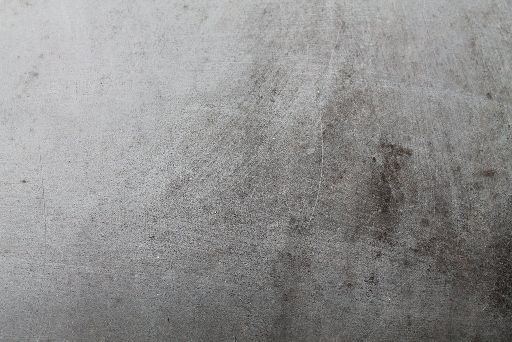
%> input picture A2/concrete.jpg, 512 x 342 px
$ octave main.m   (GNU Octave 9; MATLAB toolbox functions it lacks are replaced by stand-ins)
%> lines starting %> are read from the running program, lines starting %| are printed output that depends on the picture
### A2/CreateEnvironment.m
function [] = CreateEnvironment()
axis equal;
view(3);
camlight;
hold on;

            % Create the Floor
            surf([-5,-5;5,5] ...
            ,[-5,4;-5,4] ...
            ,[0.01,0.01;0.01,0.01] ...
            ,'CData',imread('concrete.jpg') ...
            ,'FaceColor','texturemap');

            %Create the walls
            surf([-5,5;-5,5] ...
            ,[4,4;4,4] ...
            ,[0,0;4,4] ...
            ,'CData',imread('concrete.jpg') ...
            ,'FaceColor','texturemap');

            surf([-5,5;-5,5] ...
            ,[-5,-5;-5,-5] ...
            ,[0,0;4,4] ...
            ,'CData',imread('concrete.jpg') ...
            ,'FaceColor','texturemap');

            surf([5,5;5,5] ...
            ,[-5,4;-5,4] ...
            ,[0,0;4,4] ...
            ,'CData',imread('concrete.jpg') ...
            ,'FaceColor','texturemap');

            surf([-5,-5;-5,-5] ...
            ,[-5,4;-5,4] ...
            ,[0,0;4,4] ...
            ,'CData',imread('concrete.jpg') ...
            ,'FaceColor','texturemap');

            %Create Background
            surf([-5,5;-5,5] ...
            ,[8,8;8,8] ...
            ,[0,0;4,4] ...
            ,'CData',imread('space.jpg') ...
            ,'FaceColor','texturemap');
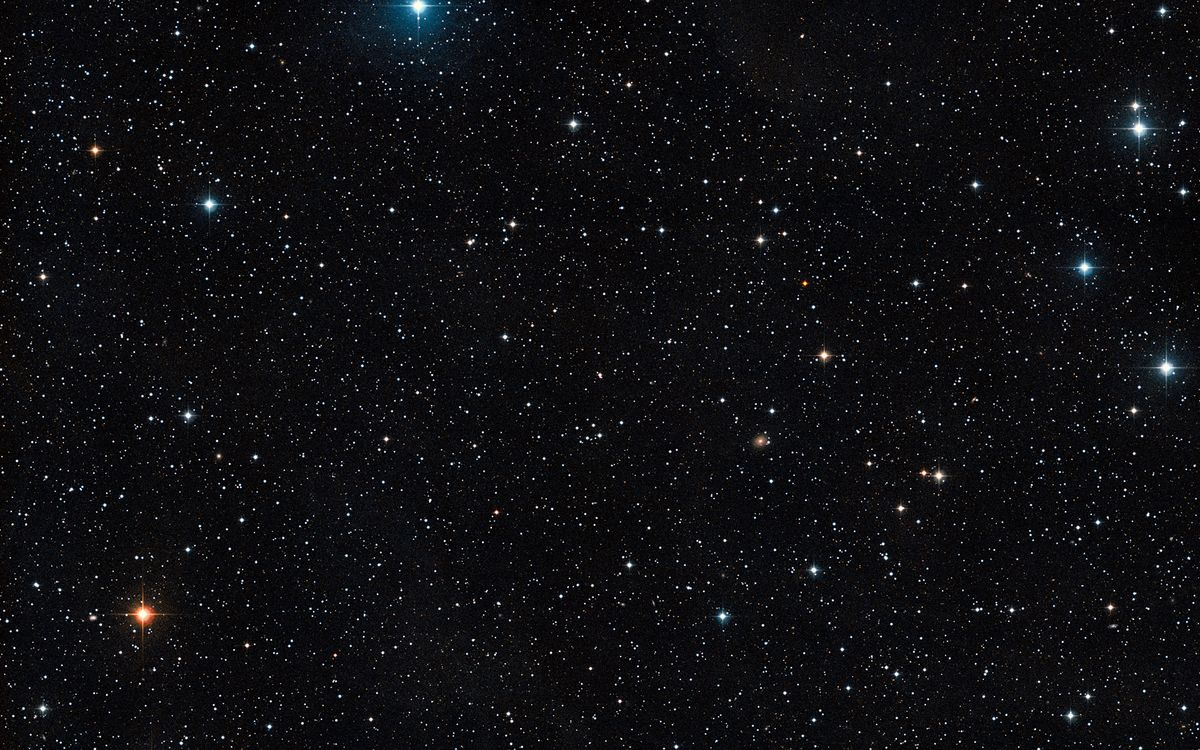
%> input picture A2/space.jpg, 1200 x 750 px

            surf([-5,-5;-5,-5] ...
            ,[4,8;4,8] ...
            ,[0,0;4,4] ...
            ,'CData',imread('space.jpg') ...
            ,'FaceColor','texturemap');

            surf([5,5;5,5] ...
            ,[4,8;4,8] ...
            ,[0,0;4,4] ...
            ,'CData',imread('space.jpg') ...
            ,'FaceColor','texturemap');

            surf([-5,-5;5,5] ...
            ,[4,8;4,8] ...
            ,[0.01,0.01;0.01,0.01] ...
            ,'CData',imread('space.jpg') ...
            ,'FaceColor','texturemap');

            axis ([-5 5 -5 8 0 4])
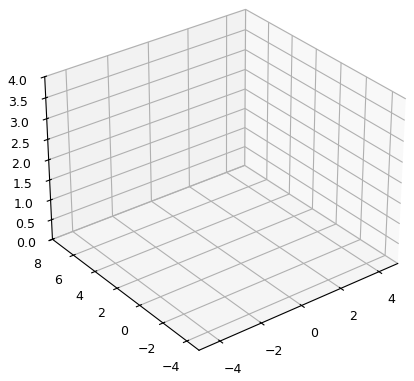
%> figure redrawn from the program's plot data
%% Load Door into Matlab
%> the run ends on the next line
door = PlaceObject('door.ply', [0,4,0]);
fireExt = PlaceObject('fireExtinguisher.ply', [4.9,1.5,1.5]);

% door2 = PlaceObject('door2.ply', [0,4,0]);
curtain = PlaceObject('lightCurtain1.ply', [4.85,-2,0]);
curtain2 = PlaceObject('lightCurtain2.ply', [-4.85,-2,0]);

%% Load EStop
EStop = PlaceObject('emergencyStopButton.ply', [4,4,2]);
%% Load Tools
camera = PlaceObject('camera.ply',[1.2,3.2,0]);
screwdriver = PlaceObject('screwdriver.ply', [1.2,3.3,0]);
toolbox = PlaceObject('toolbox.ply', [1.2,3.5,0]);
broom = PlaceObject('broom.ply', [1.2,3,0]);


%% Load Fences
PlaceObject('barrier1.5x0.2x1m.ply', [0.75,0.8,0]);
PlaceObject('barrier1.5x0.2x1m.ply', [-0.75,0.8,0]);
% PlaceObject('barrier1.5x0.2x1m.ply', [0.75,-1.5,0]);
% PlaceObject('barrier1.5x0.2x1m.ply', [-0.75,-1.5,0]);
sideBarrier1 = PlaceObject('barrier1.5x0.2x1m.ply', [-3,1.5,0]);
sideBarrier2 = PlaceObject('barrier1.5x0.2x1m.ply', [-1.5,-1.5,0]);
sideBarrier3 = PlaceObject('barrier1.5x0.2x1m.ply', [-1.5,1.5,0]);
sideBarrier4 = PlaceObject('barrier1.5x0.2x1m.ply', [-3,-1.5,0]);

sideBarrier1_Vert = [get(sideBarrier1, 'Vertices'), ones(size(get(sideBarrier1,'Vertices'),1),1)] *trotz(pi/2);
set(sideBarrier1, 'Vertices', sideBarrier1_Vert(:,1:3));

sideBarrier2_Vert = [get(sideBarrier2, 'Vertices'), ones(size(get(sideBarrier2,'Vertices'),1),1)] *trotz(pi/2);
set(sideBarrier2, 'Vertices', sideBarrier2_Vert(:,1:3));

sideBarrier3_Vert = [get(sideBarrier3, 'Vertices'), ones(size(get(sideBarrier3,'Vertices'),1),1)] *trotz(pi/2);
set(sideBarrier3, 'Vertices', sideBarrier3_Vert(:,1:3));

sideBarrier4_Vert = [get(sideBarrier4, 'Vertices'), ones(size(get(sideBarrier4,'Vertices'),1),1)] *trotz(pi/2);
set(sideBarrier4, 'Vertices', sideBarrier4_Vert(:,1:3));

%Load safety zone
            surf([-1.6,-1.6;1.6,1.6] ...
            ,[0.75,4;0.75,4] ...
            ,[0.02,0.02;0.02,0.02] ...
            ,'CData',imread('tape2.jpg') ...
            ,'FaceColor','texturemap');

### A2/main.m
clear all;
close all;
clf;


% Load environment
CreateEnvironment;
